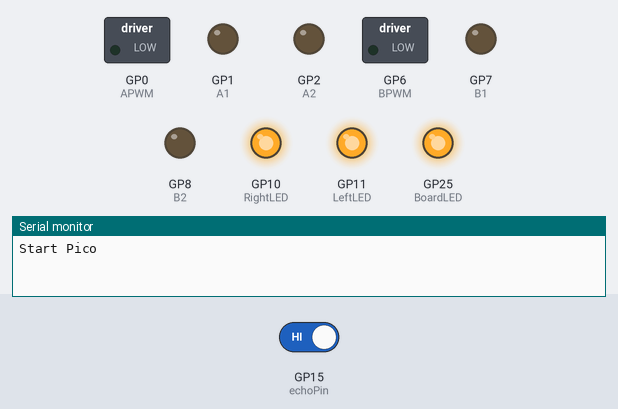
Bench run of a sketch on a simulated Raspberry Pi Pico. On the bench: switched loads named in the sketch (green lamp = pin HIGH), output pins drawn as LEDs (lit = HIGH), the last lines printed to the serial monitor. Inputs (shaded band) come from the test bench; at power-on: GP15 (echoPin) HIGH.

Above: at 1.2 s.
1.3 s: GP15 (echoPin) driven LOW
At 2.1 s:
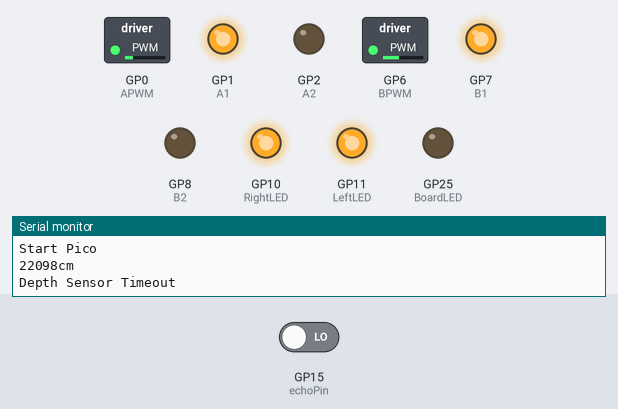
Timing chart, 0 to 4.3 s (numbered marks = the images above; inputs shaded):
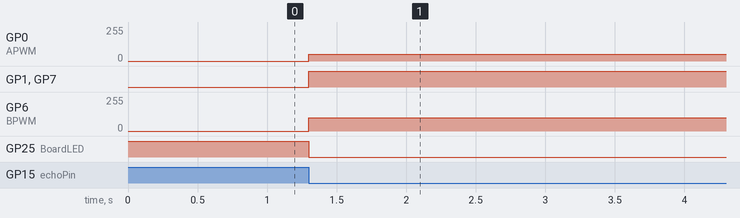

Measured:
- after the input at 1.3 s, GP0 (APWM): 0/255 → 50/255 at once; GP1 (A1), GP7 (B1): LOW → HIGH at once; GP6 (BPWM): 0/255 → 100/255 at once; GP25 (BoardLED): HIGH → LOW at once

The sketch:

debug_mode.ino
```cpp
#define APWM 0
#define A1 1
#define A2 2

#define BPWM 6
#define B1 7
#define B2 8

// SR-04
#define echoPin 15  // Echo Pin
#define trigPin 14  // Trigger Pin

int V = 340;

// LED設定
#define LeftLED 11
#define RightLED 10
#define BoardLED 25

void setup() {
  // Setup Motor
  pinMode(A1, OUTPUT);
  pinMode(A2, OUTPUT);
  pinMode(APWM, OUTPUT);
  pinMode(B1, OUTPUT);
  pinMode(B2, OUTPUT);
  pinMode(BPWM, OUTPUT);

  // LED
  pinMode(BoardLED, OUTPUT);
  pinMode(LeftLED, OUTPUT);
  pinMode(RightLED, OUTPUT);
  digitalWrite(25, HIGH);
  digitalWrite(LeftLED, HIGH);
  digitalWrite(RightLED, HIGH);

  // Serial通信をする場合
  Serial.begin(9600);
  while (!Serial)
    ;
  Serial.println("Start Pico");
}

// 距離センサに計測用信号を送るように命令
void sendTrigger() {
  digitalWrite(trigPin, HIGH);
  delayMicroseconds(11);
  digitalWrite(trigPin, LOW);
}

int getDepth() {
  int depth = 0;
  sendTrigger();

  unsigned long timeout = micros();
  while (!digitalRead(echoPin)) {
    unsigned long timeout2 = micros() - timeout;
    if (timeout2 > 200000) {
      Serial.println("Depth Sensor Timeout");
      sendTrigger();
      timeout = micros();
    }
  }
  unsigned long t1 = micros();
  while (digitalRead(echoPin)) {
  }
  unsigned long t2 = micros();
  unsigned long t = t2 - t1;
  depth = V * t / 20000;
  Serial.print(depth);
  Serial.println("cm");
  return depth;
}

void loop() {
  int depth;
  depth = getDepth();

  if (depth > 20) {
    digitalWrite(BoardLED, LOW);
    digitalWrite(A1, HIGH);
    digitalWrite(A2, LOW);
    analogWrite(APWM, 50);
    digitalWrite(B1, HIGH);
    digitalWrite(B2, LOW);
    analogWrite(BPWM, 100);
  } else {
    digitalWrite(BoardLED, HIGH);
    digitalWrite(A1, LOW);
    digitalWrite(A2, HIGH);
    analogWrite(APWM, 100);
    digitalWrite(B1, LOW);
    digitalWrite(B2, HIGH);
    analogWrite(BPWM, 50);
  }
  delay(500);
}
```
